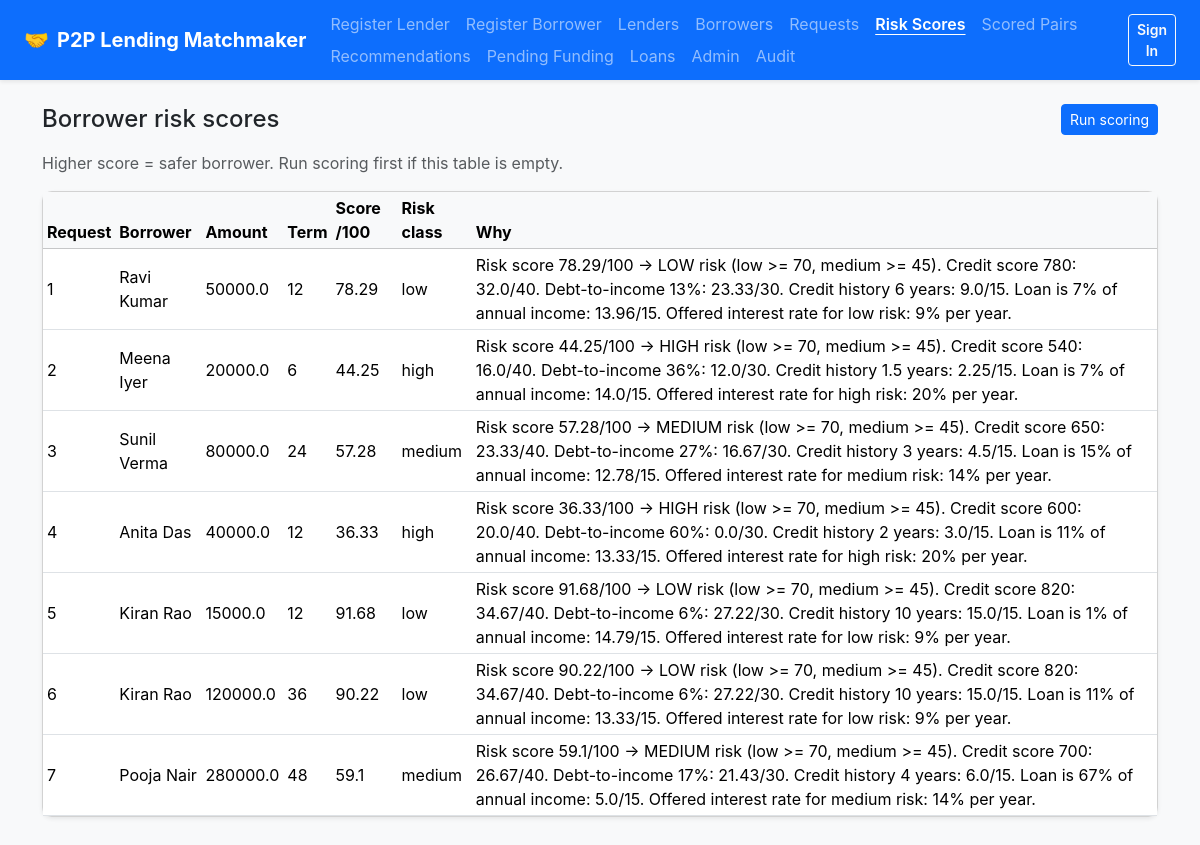
Screenshot of /scoring/risk with the database file from the repository.
### tables this page shows
CREATE TABLE risk_scores (
    risk_score_id  INTEGER PRIMARY KEY AUTOINCREMENT,
    borrower_id    INTEGER NOT NULL REFERENCES borrowers(borrower_id) ON DELETE CASCADE,
    request_id     INTEGER REFERENCES loan_requests(request_id) ON DELETE SET NULL,
    score          REAL    NOT NULL CHECK (score BETWEEN 0 AND 100),
    risk_category  TEXT    NOT NULL CHECK (risk_category IN ('low','medium','high')),
    components     TEXT,      -- JSON: score breakdown
    explanation    TEXT,
    created_at     TEXT    NOT NULL DEFAULT (datetime('now'))
);

CREATE TABLE users (
    user_id        INTEGER PRIMARY KEY AUTOINCREMENT,
    full_name      TEXT    NOT NULL CHECK (length(trim(full_name)) > 0),
    email          TEXT    NOT NULL UNIQUE,
    password_hash  TEXT    NOT NULL,
    role           TEXT    NOT NULL CHECK (role IN ('lender','borrower','admin')),
    status         TEXT    NOT NULL DEFAULT 'active' CHECK (status IN ('active','inactive','suspended')),
    created_at     TEXT    NOT NULL DEFAULT (datetime('now'))
);

CREATE TABLE loan_requests (
    request_id    INTEGER PRIMARY KEY AUTOINCREMENT,
    borrower_id   INTEGER NOT NULL REFERENCES borrowers(borrower_id) ON DELETE CASCADE,
    amount        REAL    NOT NULL CHECK (amount > 0),
    term_months   INTEGER NOT NULL CHECK (term_months > 0),
    purpose       TEXT,
    status        TEXT    NOT NULL DEFAULT 'pending'
                  CHECK (status IN ('pending','matched','funded','rejected','cancelled')),
    created_at    TEXT    NOT NULL DEFAULT (datetime('now'))
);

### routes/scoring.py (the view)
@bp.route("/risk")
def risk_scores():
    with db_conn() as conn:
        rows = queries.list_risk_scores(conn)
        columns = [("request_id", "Request"), ("borrower", "Borrower"), ("amount", "Amount"),
                   ("term_months", "Term"), ("score", "Score /100"), ("risk_category", "Risk class"),
                   ("explanation", "Why")]
        return render_template("table.html", title="Borrower risk scores", columns=columns, rows=rows,
                               intro="Higher score = safer borrower. Run scoring first if this table is empty.",
                               top_actions=[{"label": "Run scoring", "method": "post",
                                             "url": url_for("scoring.run")}])

### database.py (called while the page is built)
def get_connection(db_path=None):
    db_path = db_path or config.DATABASE_PATH
    os.makedirs(os.path.dirname(db_path), exist_ok=True)
    conn = sqlite3.connect(db_path)
    conn.row_factory = sqlite3.Row
    conn.execute("PRAGMA foreign_keys = ON")   # must be enabled on every connection
    return conn

### queries.py (called while the page is built)
def list_risk_scores(conn):
    sql = ("SELECT s.request_id, u.full_name AS borrower, r.amount, r.term_months, s.score,"
           " s.risk_category, s.explanation FROM risk_scores s"
           " JOIN loan_requests r ON r.request_id = s.request_id"
           " JOIN borrowers b ON b.borrower_id = s.borrower_id JOIN users u ON u.user_id = b.user_id"
           " ORDER BY s.request_id")
    return [dict(r) for r in conn.execute(sql)]

### utils.py (called while the page is built)
@contextmanager
def db_conn():
    conn = get_connection()
    try:
        yield conn
    finally:
        conn.close()

### templates/table.html
{% extends "base.html" %}
{% macro action_button(a) %}
 {% if a.method == 'post' %}
 <form method="post" action="{{ a.url }}" class="d-inline">
 <button class="btn btn-sm btn-{{ a.style or 'primary' }}" type="submit">{{ a.label }}</button>
 </form>
 {% else %}
 <a class="btn btn-sm btn-{{ a.style or 'primary' }}" href="{{ a.url }}">{{ a.label }}</a>
 {% endif %}
{% endmacro %}
{% block content %}
<div class="d-flex justify-content-between align-items-center mb-3">
 <h2 class="h4 mb-0">{{ title }}</h2>
 <div class="d-flex gap-2">{% for a in top_actions or [] %}{{ action_button(a) }}{% endfor %}</div>
</div>
{% if intro %}<p class="text-muted">{{ intro }}</p>{% endif %}
<div class="card shadow-sm">
 <div class="table-responsive">
 <table class="table table-sm table-hover align-middle mb-0">
 <thead class="table-light">
 <tr>{% for key, label in columns %}<th>{{ label }}</th>{% endfor %}<th></th></tr>
 </thead>
 <tbody>
 {% for row in rows %}
 <tr>
 {% for key, label in columns %}
 <td>{% if row.get(key) is none %}{% else %}{{ row.get(key) }}{% endif %}</td>
 {% endfor %}
 <td class="text-end text-nowrap">{% for a in row.get('_actions', []) %}{{ action_button(a) }} {% endfor %}</td>
 </tr>
 {% else %}
 <tr><td colspan="{{ columns|length + 1 }}" class="text-center text-muted py-4">No records yet.</td></tr>
 {% endfor %}
 </tbody>
 </table>
 </div>
</div>
{% endblock %}

### templates/base.html (style rules this page uses)
body { background-color: #f8fafc; font-family: -apple-system, BlinkMacSystemFont, "Segoe UI", Roboto, "Helvetica Neue", Arial, sans-serif; }
.card { border-radius: 10px; }

### rows the page displays
risk_scores: get "1" "Ravi Kumar" "50000.0" "12" "78.29" "low" "Risk score 78.29/100 -> LOW risk (low >= 70, medium >= 45). Credit score 780: 32.0/40. Debt-to-income 13%: 23.33/30. Credit history 6 years: 9.0/15. Loan is 7% of annual income: 13.96/15. Offered interest rate for low risk: 9% per year."
risk_scores: get "2" "Meena Iyer" "20000.0" "6" "44.25" "high" "Risk score 44.25/100 -> HIGH risk (low >= 70, medium >= 45). Credit score 540: 16.0/40. Debt-to-income 36%: 12.0/30. Credit history 1.5 years: 2.25/15. Loan is 7% of annual income: 14.0/15. Offered interest rate for high risk: 20% per year."
risk_scores: get "3" "Sunil Verma" "80000.0" "24" "57.28" "medium" "Risk score 57.28/100 -> MEDIUM risk (low >= 70, medium >= 45). Credit score 650: 23.33/40. Debt-to-income 27%: 16.67/30. Credit history 3 years: 4.5/15. Loan is 15% of annual income: 12.78/15. Offered interest rate for medium risk: 14% per year."
risk_scores: get "4" "Anita Das" "40000.0" "12" "36.33" "high" "Risk score 36.33/100 -> HIGH risk (low >= 70, medium >= 45). Credit score 600: 20.0/40. Debt-to-income 60%: 0.0/30. Credit history 2 years: 3.0/15. Loan is 11% of annual income: 13.33/15. Offered interest rate for high risk: 20% per year."
risk_scores: get "5" "Kiran Rao" "15000.0" "12" "91.68" "low" "Risk score 91.68/100 -> LOW risk (low >= 70, medium >= 45). Credit score 820: 34.67/40. Debt-to-income 6%: 27.22/30. Credit history 10 years: 15.0/15. Loan is 1% of annual income: 14.79/15. Offered interest rate for low risk: 9% per year."
risk_scores: get "6" "Kiran Rao" "120000.0" "36" "90.22" "low" "Risk score 90.22/100 -> LOW risk (low >= 70, medium >= 45). Credit score 820: 34.67/40. Debt-to-income 6%: 27.22/30. Credit history 10 years: 15.0/15. Loan is 11% of annual income: 13.33/15. Offered interest rate for low risk: 9% per year."
risk_scores: get "7" "Pooja Nair" "280000.0" "48" "59.1" "medium" "Risk score 59.1/100 -> MEDIUM risk (low >= 70, medium >= 45). Credit score 700: 26.67/40. Debt-to-income 17%: 21.43/30. Credit history 4 years: 6.0/15. Loan is 67% of annual income: 5.0/15. Offered interest rate for medium risk: 14% per year."

### other values shown
{{ label }} "Register Lender" "Register Borrower" "Lenders" "Borrowers" "Requests" "Risk Scores" "Scored Pairs" "Recommendations" "Pending Funding" "Loans" "Admin" "Audit"
{{ title }} "Borrower risk scores"
{{ a.label }} "Run scoring"
{{ intro }} "Higher score = safer borrower. Run scoring first if this table is empty."
{{ label }} "Request" "Borrower" "Amount" "Term" "Score /100" "Risk class" "Why"
